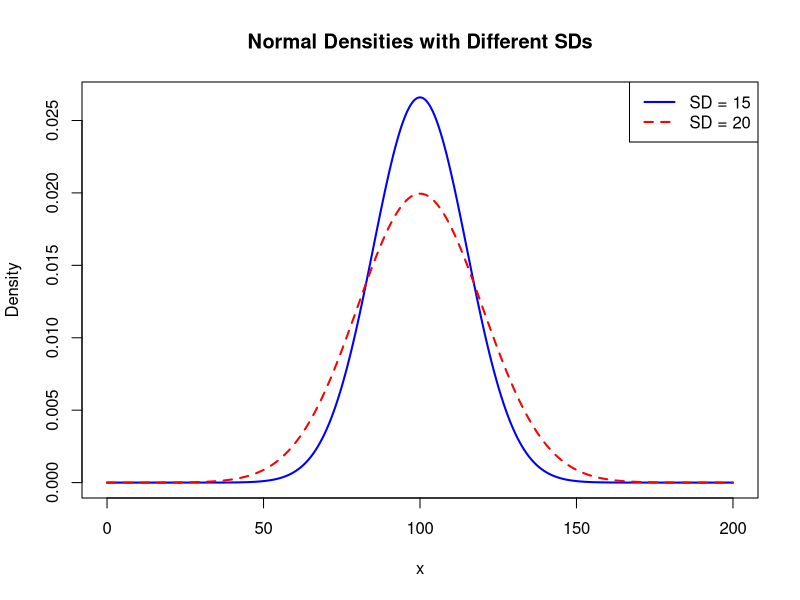
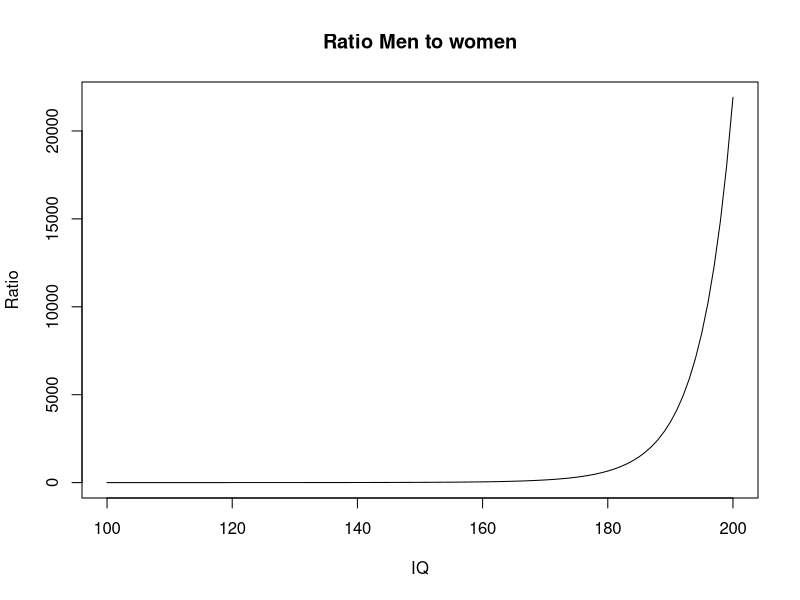
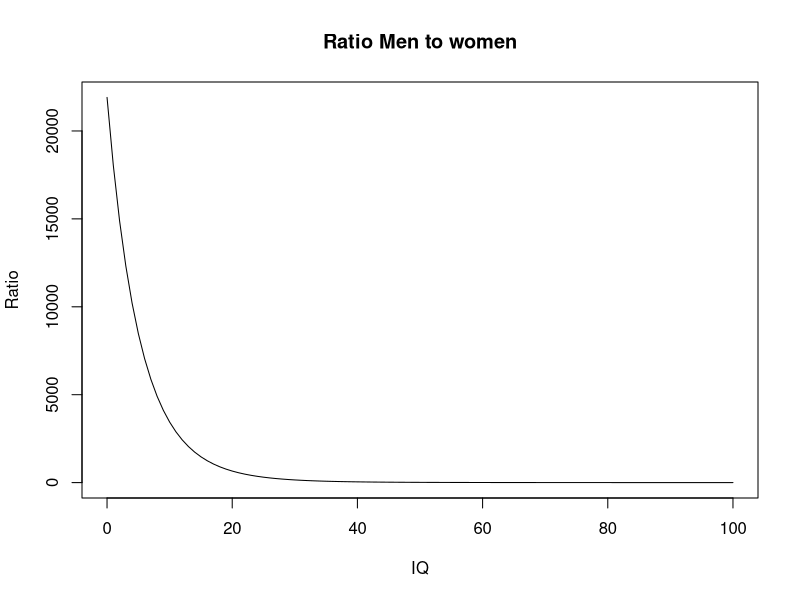

The R source for these figures, in order:
# Draw two normal densities with mean=100 and sd1=15, sd2=20
mean <- 100
sd1 <- 15
sd2 <- 20
x <- seq(0, 200, length.out = 500)
y1 <- dnorm(x, mean = mean, sd = sd1)
y2 <- dnorm(x, mean = mean, sd = sd2)
plot(x, y1, type = "l", col = "blue", lwd = 2, 
     ylab = "Density", xlab = "x", 
     main = "Normal Densities with Different SDs")
lines(x, y2, col = "red", lwd = 2, lty = 2)
legend("topright", legend = c("SD = 15", "SD = 20"),
       col = c("blue", "red"), lty = c(1, 2), lwd = 2)

# Ratio in high IQs----------
ratio_men_women_above_given_iq_high <- ( 1-pnorm(seq(100, 200, 1), 
                                            mean = 100, 
                                            sd = 20) )/(1-pnorm(seq(100, 200, 1), 
                                                                mean = 100, 
                                                                sd = 15))
plot(seq(100, 200, 1), ratio_men_women_above_given_iq_high,
     main = "Ratio Men to women", 
     xlab = "IQ",
     ylab = "Ratio",
     type = "l")

# Ratio in low IQs-------
ratio_men_women_above_given_iq_low <- ( pnorm(seq(0, 100, 1), 
                                          mean = 100, 
                                          sd = 20) )/(pnorm(seq(0, 100, 1), 
                                                            mean = 100, 
                                                            sd = 15))
plot(seq(0, 100, 1), ratio_men_women_above_given_iq_low, 
     main = "Ratio Men to women", 
     xlab = "IQ",
     ylab = "Ratio",
     type = "l")
